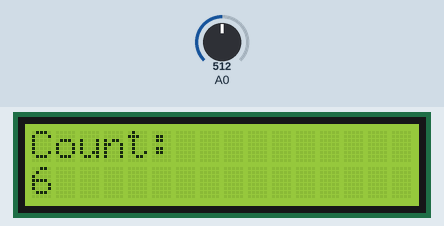
The sketch below on a simulated Arduino Uno, built with avr-gcc and run on an emulated ATmega328P. Parts: 16×2 character LCD. The inputs (shaded band) are chosen by the test bench; at power-on: A0 = 512.

Above: at 1.2 s.
1.3 s: A0 set to 1010
At 1.3 s:
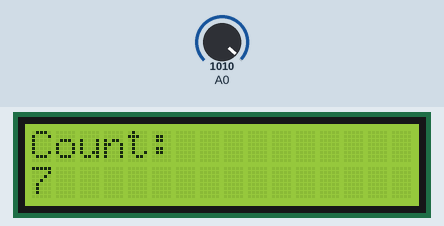
2.8 s: A0 set to 990
At 3.18 s:
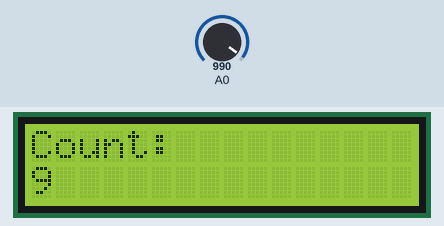
Timing chart, 0 to 5.8 s (numbered marks = the images above; inputs shaded):
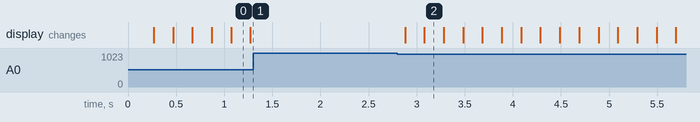

Measured:
- after the input at 1.3 s, every drawn part: stays the same
- after the input at 2.8 s, the display: first changes after 0.08 s (image 2 shows a later state)

The sketch:

Code.ino
```cpp
//Prateek
//https://justdoelectronics.com
//https://www.youtube.com/c/JustDoElectronics/videos

#include <LiquidCrystal.h>
uint8_t count = 0;
uint16_t value = 0;
bool state = true;
const int rs = 12, en = 11, d4 = 10, d5 = 9, d6 = 8, d7 = 7;
LiquidCrystal lcd(rs, en, d4, d5, d6, d7);

void setup() {
  lcd.begin(16, 2);
  lcd.print(F("Pratik Singh"));
  //  delay(1000);
  lcd.clear();
  lcd.print(F("Count:"));
}

void loop() {
  lcd.setCursor(0, 1);
  value = analogRead(A0);
  if (value < 1000 && state) {
    count++;
    state = false;
  } else {
    state = true;
  }
  lcd.print(count);
  delay(100);
}
```
